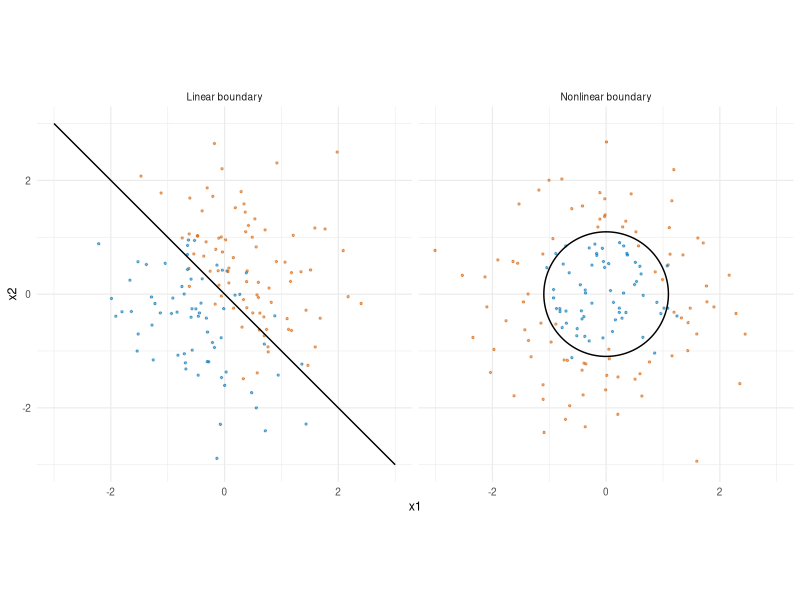
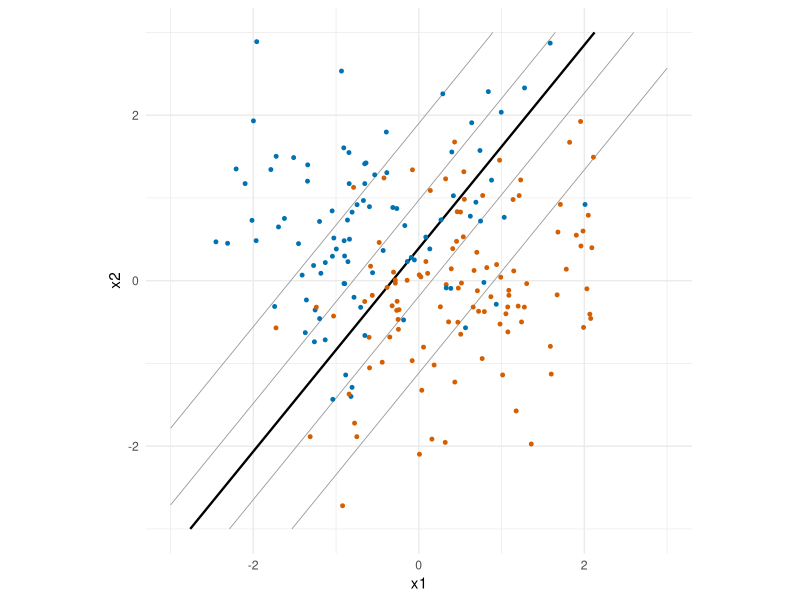
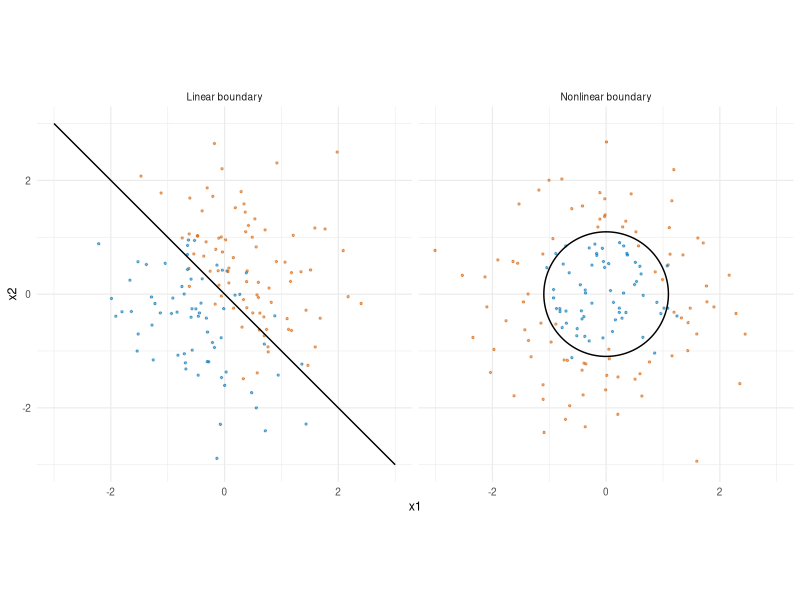
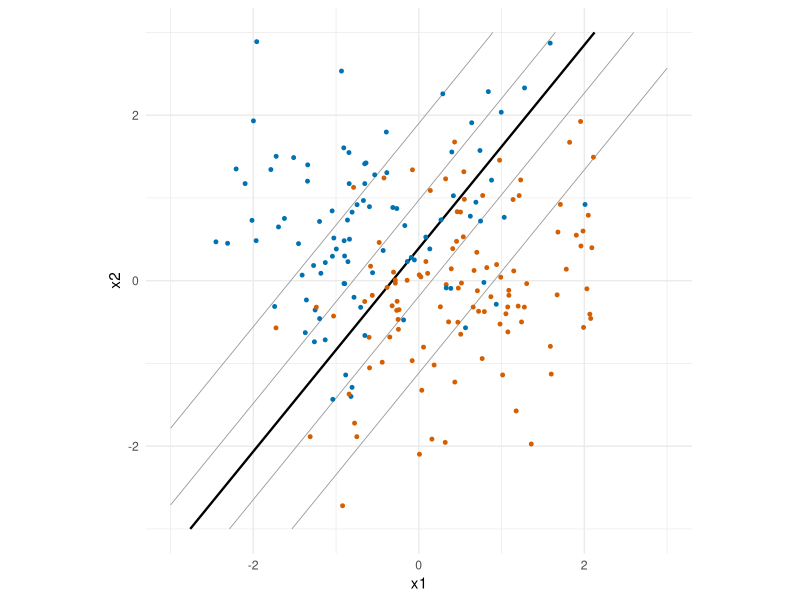

Generate these figures, in order, with R:
library(ggplot2)

# ── Figure: linear and nonlinear true boundaries (set.seed(1)) ───────────────
# cls_boundaries_linear_nonlinear.pdf

set.seed(1)
n <- 150

sim <- function(f) {
    d <- data.frame(x1 = rnorm(n), x2 = rnorm(n))
    d$y <- factor(rbinom(n, 1, plogis(f(d$x1, d$x2))))
    d
}

lin <- sim(function(x1, x2) 3 * (x1 + x2));            lin$panel <- "Linear boundary"
non <- sim(function(x1, x2) 4 * (x1^2 + x2^2 - 1.2)); non$panel <- "Nonlinear boundary"
d <- rbind(lin, non)

t_seq  <- seq(0, 2 * pi, length.out = 200)
circle <- data.frame(x1 = sqrt(1.2) * cos(t_seq), x2 = sqrt(1.2) * sin(t_seq),
                     panel = "Nonlinear boundary")
line   <- data.frame(x1 = c(-3, 3), x2 = c(3, -3), panel = "Linear boundary")

p <- ggplot(d, aes(x1, x2)) +
    geom_point(aes(colour = y), size = 0.5, alpha = 0.5) +
    geom_path(data = circle) +
    geom_path(data = line) +
    facet_wrap(~ panel) +
    scale_colour_manual(values = c("0" = "#0072B2", "1" = "#D55E00")) +
    coord_fixed(xlim = c(-3, 3), ylim = c(-3, 3)) +
    theme_minimal(base_size = 9) +
    theme(legend.position = "none")

p

ggsave("cls_boundaries_linear_nonlinear.pdf", p,
       width = 8.6, height = 4.5, units = "cm")

# ── Figure: fitted logistic boundary and probability contours (set.seed(2)) ──
# cls_logistic_boundary.pdf

set.seed(2)
n    <- 200
d    <- data.frame(x1 = rnorm(n), x2 = rnorm(n))
d$y  <- rbinom(n, 1, plogis(0.5 + 2 * d$x1 - 1.5 * d$x2))
fit  <- glm(y ~ x1 + x2, data = d, family = binomial)
grid <- expand.grid(x1 = seq(-3, 3, length.out = 200),
                    x2 = seq(-3, 3, length.out = 200))
grid$p <- predict(fit, newdata = grid, type = "response")
d$y    <- factor(d$y)

p <- ggplot() +
    geom_contour(data = grid, aes(x1, x2, z = p),
                 breaks = c(0.1, 0.3, 0.7, 0.9), colour = "grey60", linewidth = 0.3) +
    geom_contour(data = grid, aes(x1, x2, z = p),
                 breaks = 0.5, colour = "black", linewidth = 0.8) +
    geom_point(data = d, aes(x1, x2, colour = y), size = 1) +
    scale_colour_manual(values = c("0" = "#0072B2", "1" = "#D55E00")) +
    coord_fixed(xlim = c(-3, 3), ylim = c(-3, 3)) +
    theme_minimal(base_size = 11) +
    theme(legend.position = "none")

p

ggsave("cls_logistic_boundary.pdf", p,
       width = 8, height = 8, units = "cm")
